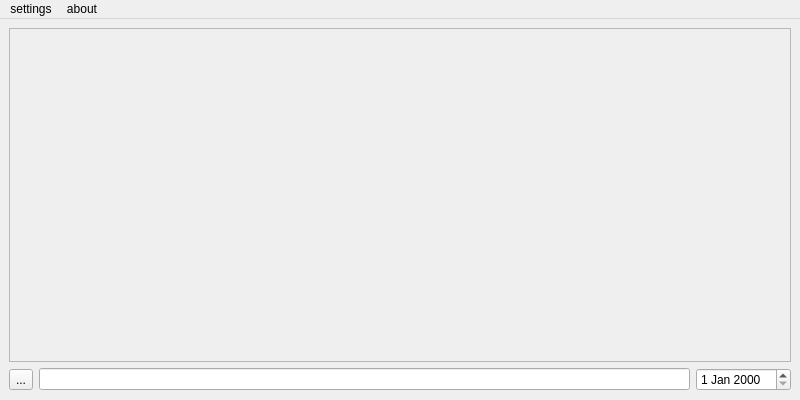
<?xml version="1.0" encoding="UTF-8"?>
<ui version="4.0">
 <class>MainWindow</class>
 <widget class="QMainWindow" name="MainWindow">
  <property name="geometry">
   <rect>
    <x>0</x>
    <y>0</y>
    <width>800</width>
    <height>400</height>
   </rect>
  </property>
  <property name="windowTitle">
   <string>MainWindow</string>
  </property>
  <widget class="QWidget" name="centralwidget">
   <layout class="QGridLayout" name="gridLayout">
    <item row="1" column="0">
     <layout class="QHBoxLayout" name="horizontalLayout">
      <item>
       <widget class="QToolButton" name="toolButton">
        <property name="text">
         <string>...</string>
        </property>
        <property name="icon">
         <iconset resource="todoy.qrc">
          <normaloff>:/no/sketch_freedraw.png</normaloff>:/no/sketch_freedraw.png</iconset>
        </property>
       </widget>
      </item>
      <item>
       <widget class="QLineEdit" name="lineEdit"/>
      </item>
      <item>
       <widget class="QDateEdit" name="dateEdit"/>
      </item>
     </layout>
    </item>
    <item row="0" column="0">
     <widget class="QGraphicsView" name="graphicsView">
      <property name="enabled">
       <bool>false</bool>
      </property>
     </widget>
    </item>
   </layout>
  </widget>
  <widget class="QMenuBar" name="menubar">
   <property name="geometry">
    <rect>
     <x>0</x>
     <y>0</y>
     <width>800</width>
     <height>23</height>
    </rect>
   </property>
   <widget class="QMenu" name="menuSettings">
    <property name="title">
     <string>settings</string>
    </property>
   </widget>
   <widget class="QMenu" name="menuAbout">
    <property name="title">
     <string>about</string>
    </property>
   </widget>
   <addaction name="menuSettings"/>
   <addaction name="menuAbout"/>
  </widget>
 </widget>
 <resources>
  <include location="todoy.qrc"/>
 </resources>
 <connections/>
</ui>
